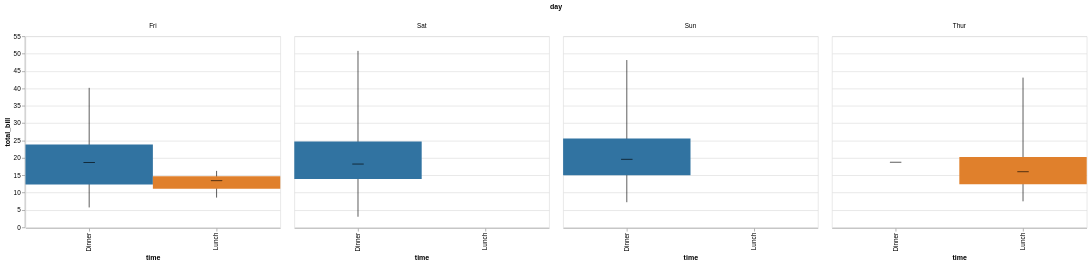

The specification (Vega-Lite) saved for this image:
### Vega-Lite specification from a JSON file in a GitHub repository (floating-point values rounded to 4 significant figures; data arrays with more than 128 entries replaced by an {"elided": "..."} marker saying what was removed)
{"$schema": "https://vega.github.io/schema/vega-lite/v5.json", "config": {"range": {"category": ["rgba(49,115,161,1)", "rgba(224,128,44,1)", "rgba(58,145,58,1)", "rgba(192,60,61,1)", "rgba(147,113,178,1)", "rgba(131,91,83,1)", "rgba(213,132,188,1)", "rgba(127,127,127,1)", "rgba(168,169,53,1)", "rgba(45,171,184,1)"]}, "view": {"height": 300, "width": 400}}, "data": {"values": {"elided": "244 records"}}, "facet": {"column": {"field": "day", "type": "nominal"}}, "spec": {"layer": [{"encoding": {"x": {"field": "time", "type": "nominal"}, "y": {"aggregate": "min", "field": "total_bill", "type": "quantitative"}, "y2": {"aggregate": "max", "field": "total_bill", "type": "quantitative"}}, "mark": "rule"}, {"encoding": {"color": {"field": "time", "legend": null, "type": "nominal"}, "x": {"field": "time", "type": "nominal"}, "y": {"aggregate": "q1", "axis": {"title": "total_bill"}, "field": "total_bill", "type": "quantitative"}, "y2": {"aggregate": "q3", "field": "total_bill", "type": "quantitative"}}, "mark": "bar"}, {"encoding": {"x": {"field": "time", "type": "nominal"}, "y": {"aggregate": "median", "field": "total_bill", "type": "quantitative"}}, "mark": {"color": "black", "size": 18, "type": "tick"}}]}}
